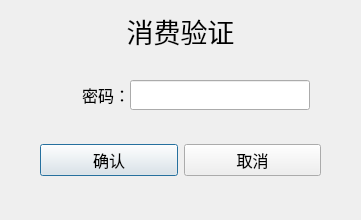
<?xml version="1.0" encoding="UTF-8"?>
<ui version="4.0">
 <class>PasswordDialog</class>
 <widget class="QDialog" name="PasswordDialog">
  <property name="geometry">
   <rect>
    <x>0</x>
    <y>0</y>
    <width>361</width>
    <height>220</height>
   </rect>
  </property>
  <property name="minimumSize">
   <size>
    <width>361</width>
    <height>220</height>
   </size>
  </property>
  <property name="maximumSize">
   <size>
    <width>361</width>
    <height>220</height>
   </size>
  </property>
  <property name="windowTitle">
   <string>消费验证</string>
  </property>
  <widget class="QLabel" name="titleLable">
   <property name="geometry">
    <rect>
     <x>90</x>
     <y>10</y>
     <width>181</width>
     <height>41</height>
    </rect>
   </property>
   <property name="font">
    <font>
     <family>Arial</family>
     <pointsize>20</pointsize>
    </font>
   </property>
   <property name="text">
    <string>消费验证</string>
   </property>
   <property name="alignment">
    <set>Qt::AlignCenter</set>
   </property>
  </widget>
  <widget class="QLabel" name="passwordLabel">
   <property name="geometry">
    <rect>
     <x>29</x>
     <y>80</y>
     <width>101</width>
     <height>30</height>
    </rect>
   </property>
   <property name="font">
    <font>
     <family>Arial</family>
     <pointsize>12</pointsize>
    </font>
   </property>
   <property name="text">
    <string>密码：</string>
   </property>
   <property name="alignment">
    <set>Qt::AlignRight|Qt::AlignTrailing|Qt::AlignVCenter</set>
   </property>
  </widget>
  <widget class="QLineEdit" name="passwordEdit">
   <property name="geometry">
    <rect>
     <x>130</x>
     <y>80</y>
     <width>180</width>
     <height>30</height>
    </rect>
   </property>
   <property name="font">
    <font>
     <family>Arial</family>
     <pointsize>11</pointsize>
    </font>
   </property>
   <property name="echoMode">
    <enum>QLineEdit::Password</enum>
   </property>
  </widget>
  <widget class="QWidget" name="horizontalLayoutWidget">
   <property name="geometry">
    <rect>
     <x>40</x>
     <y>140</y>
     <width>281</width>
     <height>41</height>
    </rect>
   </property>
   <layout class="QHBoxLayout" name="horizontalLayout">
    <item>
     <widget class="QPushButton" name="okButton">
      <property name="font">
       <font>
        <family>Arial</family>
        <pointsize>12</pointsize>
       </font>
      </property>
      <property name="text">
       <string>确认</string>
      </property>
     </widget>
    </item>
    <item>
     <widget class="QPushButton" name="cancelButton">
      <property name="font">
       <font>
        <family>Arial</family>
        <pointsize>12</pointsize>
       </font>
      </property>
      <property name="text">
       <string>取消</string>
      </property>
     </widget>
    </item>
   </layout>
  </widget>
 </widget>
 <resources/>
 <connections/>
</ui>
